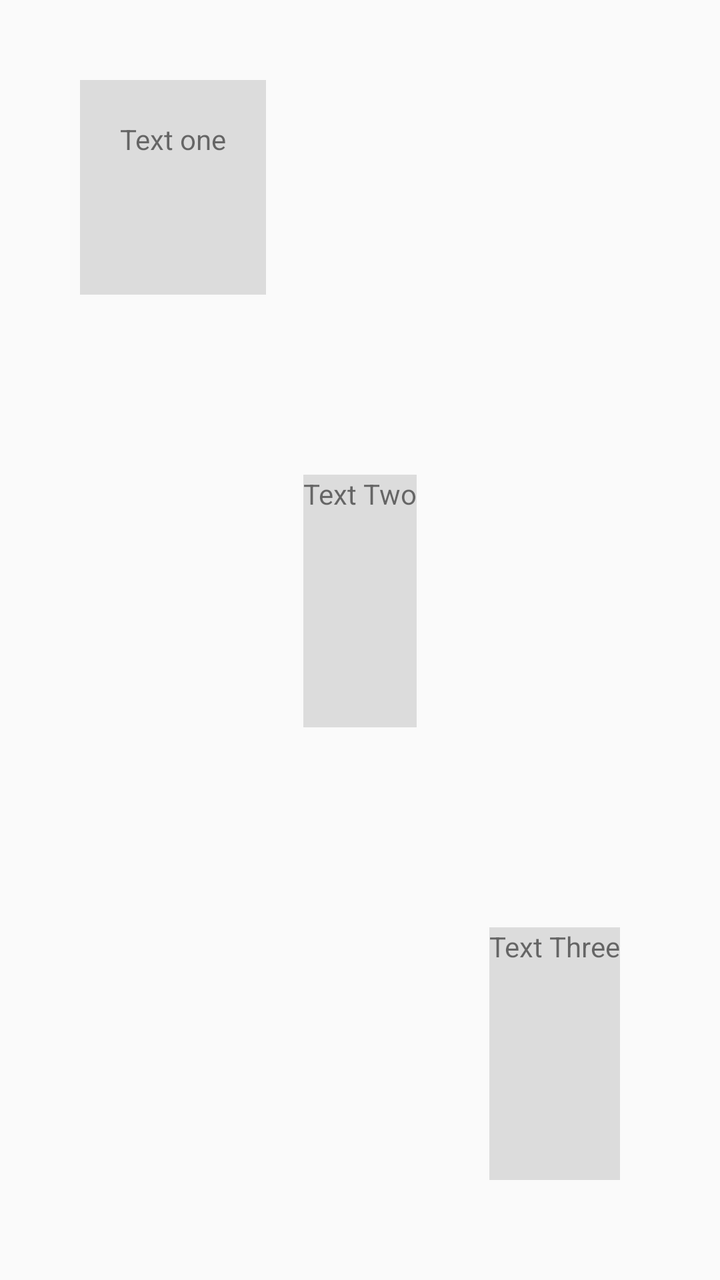
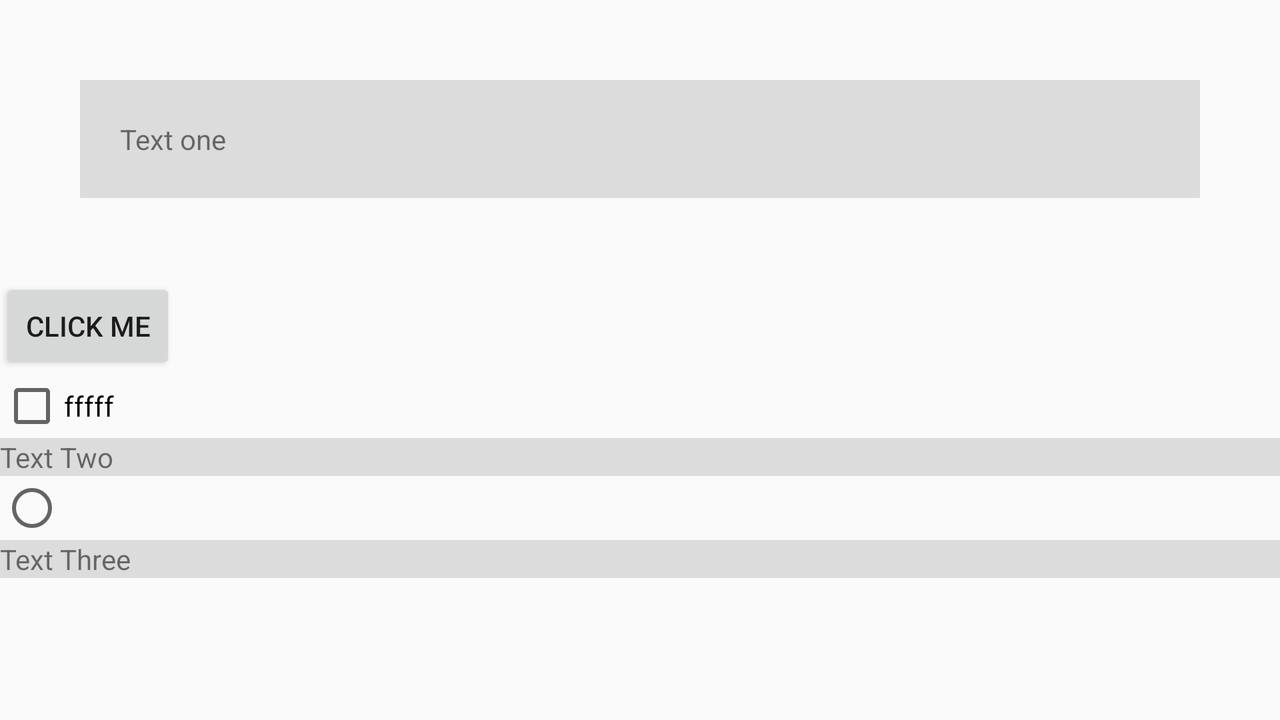

The same Android screen from two of the app's own layout files: first res/layout/ as a phone draws it, then the repository's variant for another configuration, drawn on a device whose configuration selects that folder. Both files follow.
<!-- AndroidManifest.xml: application theme AppTheme -->
<!-- res/layout/activity_home.xml -->
<?xml version="1.0" encoding="utf-8"?>
<LinearLayout xmlns:android="http://schemas.android.com/apk/res/android"
    android:layout_width="match_parent"
    android:layout_height="match_parent"
    android:orientation="vertical">




    <TextView
        android:layout_width="wrap_content"
        android:layout_height="0dp"
        android:layout_margin="40dp"
        android:layout_weight="1"
        android:background="#DCDCDC"
        android:padding="20dp"
        android:text="@string/text_one" />

    <TextView
        android:layout_width="wrap_content"
        android:layout_height="wrap_content"
        android:layout_gravity="center"
        android:layout_margin="50dp"
        android:layout_weight="1"

        android:background="#DCDCDC"
        android:text="@string/text_two" />

    <TextView
        android:layout_width="wrap_content"
        android:layout_height="wrap_content"
        android:layout_margin="50dp"
        android:layout_gravity="end"
        android:layout_weight="1"

        android:background="#DCDCDC"

        android:text="@string/text_three" />
</LinearLayout>
<!-- resources referenced by this layout -->
<resources>
  <string name="text_one">Text one</string>
  <string name="text_three">Text Three</string>
  <string name="text_two">Text Two</string>
  <style name="AppTheme" parent="Theme.AppCompat.Light.DarkActionBar">
          
          <item name="colorPrimary">@color/colorPrimary</item>
          <item name="colorPrimaryDark">@color/colorPrimaryDark</item>
          <item name="colorAccent">@color/colorAccent</item>
      </style>
  <color name="colorPrimary">#3F51B5</color>
  <color name="colorPrimaryDark">#303F9F</color>
  <color name="colorAccent">#FF4081</color>
</resources>
<!-- res/layout-land/activity_home.xml (the repository's variant of the layout above) -->
<!-- drawn on the phone turned sideways -->
<?xml version="1.0" encoding="utf-8"?>
<LinearLayout xmlns:android="http://schemas.android.com/apk/res/android"
    android:layout_width="match_parent"
    android:layout_height="match_parent"
    android:orientation="vertical">


    <TextView
        android:id="@+id/text_view"
        android:layout_width="match_parent"
        android:layout_height="wrap_content"
        android:layout_margin="40dp"
        android:background="#DCDCDC"
        android:clickable="true"
        android:onClick="onClick"
        android:padding="20dp"
        android:text="@string/text_one" />

    <Button
        android:id="@+id/button"
        android:layout_width="wrap_content"
        android:layout_height="wrap_content"
        android:text="click Me" />

    <android.support.v7.widget.AppCompatCheckBox
        android:id="@+id/textView"
        android:layout_width="match_parent"
        android:layout_height="wrap_content"
        android:text="fffff"/>

    <TextView
        android:layout_width="match_parent"
        android:layout_height="wrap_content"
        android:layout_gravity="center"
        android:background="#DCDCDC"
        android:onClick="onClickTextTwo"
        android:text="@string/text_two" />

    <RadioButton
        android:id="@+id/radio"
        android:layout_width="match_parent"
        android:layout_height="wrap_content" />

    <TextView
        android:layout_width="match_parent"
        android:layout_height="wrap_content"
        android:layout_gravity="end"

        android:background="#DCDCDC"

        android:text="@string/text_three" />
</LinearLayout>
